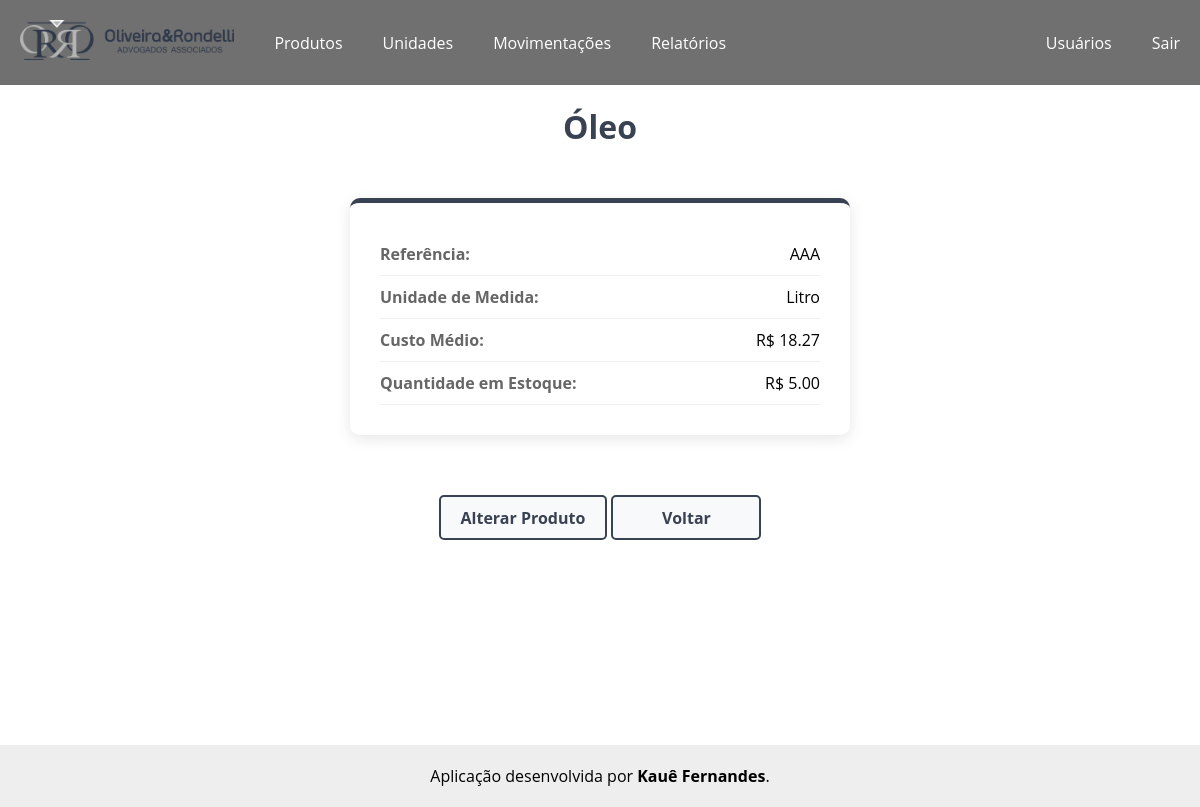
Screenshot of /produtos/produto/1/ (signed in) with the database file from the repository.
### produtos/models.py (models this page shows, shortened)
class Produtos(models.Model):
    pro_referencia = models.CharField('Referência', max_length=20, default='SEM-REF')                                                       # Referência do produto
    pro_descricao = models.TextField('Descrição')                                                                                           # Descrição do produto
    pro_unidade = models.ForeignKey(Unidades, on_delete=models.PROTECT, verbose_name='Unidade', default=1)                                  # Chave estrangeira referenciando a unidade da tabela Unidades
    pro_custo_medio = models.DecimalField('movimentacoes.Movimentacao', decimal_places=2, max_digits=10, default=0)                         # Custo médio
    pro_saldo = models.DecimalField('Saldo', decimal_places=2, max_digits=10, default=0)                                                    # Saldo do produto no estoque
    pro_data_adicionada = models.DateTimeField(auto_now_add=True)                                                                            # Data em que o produto foi adicionado
    pro_data_modificado = models.DateTimeField(auto_now=True)                                                                               # Data em que o produto foi modificado
    def custo_medio(self):
        from movimentacoes.models import Movimentacao
        entradas = Movimentacao.objects.filter(mov_produto=self, mov_tipo='E', mov_custo__gt=0)
        if not entradas.exists():
            return 0
        total_financeiro = 0
        total_quantidade = 0
        for movimentacao in entradas:
            total_financeiro += (movimentacao.mov_quantidade * movimentacao.mov_custo)
            total_quantidade += movimentacao.mov_quantidade
        if total_quantidade > 0:
            return total_financeiro / total_quantidade
        else:
            return 0
    class Meta:
        verbose_name = 'Produto'
        verbose_name_plural = 'Produtos'
        ordering = ['-pro_descricao']

class Unidades(models.Model):
    uni_nome = models.CharField('Nome', max_length=10)                  # Nome da unidade
    uni_sigla = models.CharField('Sigla', max_length=5)                 # Sigla da unidade
    uni_data_adicionada = models.DateTimeField(auto_now_add=True)       # Data em que a unidade foi adicionada
    uni_data_modificado = models.DateTimeField(auto_now=True)           # Data em que a unidade foi modificada
    def __str__(self):
        return self.uni_nome
    class Meta:
        verbose_name = 'Unidade'
        verbose_name_plural = 'Unidades'
        ordering = ['-uni_nome']

### movimentacoes/models.py (models this page shows, shortened)
class Movimentacao(models.Model):
    TIPO_MOVIMENTACAO = [
        ('E', 'Entrada'),
        ('S', 'Saída')
    ]
    mov_produto = models.ForeignKey(Produtos, on_delete=models.PROTECT, related_name='movimentacoes', verbose_name='Produto')   # Chave estrangeira referenciando o produto da tabela Produtos
    mov_usuario = models.ForeignKey(User, on_delete=models.PROTECT, verbose_name='Usuário')                                     # Chave estrangeira referenciando o usuário da tabela Usuários
    mov_quantidade = models.DecimalField('Quantidade relativa à Unidade de Medida', decimal_places=2, max_digits=10)                                     # Quantidade da movimentação
    mov_tipo = models.CharField('Tipo de Movimentação', max_length=1, choices=TIPO_MOVIMENTACAO)                                # Tipo da movimentação
    mov_saldo_movimento = models.IntegerField('Saldo no momento:', editable=False, null=True)                                   # Saldo do produto após movimentação
    mov_custo = models.DecimalField('Valor da Compra', max_digits=10, decimal_places=2, null=True, blank=True)                   # Preço do produto que está entrando
    mov_data_adicionada = models.DateTimeField(auto_now_add=True)                                                               # Data que foi adicionada
    class Meta:
        verbose_name = 'Movimentação'
        verbose_name_plural = 'Movimentações'
        ordering = ['-mov_data_adicionada']

### produtos/views.py (the view)
# urls.py: path('produto/<id>/', views.visualiza_produto, name='produto'),                     # Caminho para a página de um produto específico
@login_required
def visualiza_produto(request, id):
    produto = Produtos.objects.get(id = id)
    context = {'produto': produto}
    return render(request, 'produtos/produto.html', context)

### produtos/templates/produtos/produto.html (shortened to what this page needs)
<!DOCTYPE html>
{% extends "core/base.html" %}
{% load static %}
    {% block extra_css %}
        <link rel="stylesheet" href="{% static 'css/produtos.css' %}">
    {% endblock %}
    {% block content %}
        <h1>{{ produto.pro_descricao }}</h1>
        <div class="dados-produto">
            <div class="info-produto">
                <span class="info-label">Referência:</span>
                <span>{{ produto.pro_referencia }}</span>
            </div>
            <div class="info-produto">
                <span class="info-label">Unidade de Medida:</span>
                <span>{{ produto.pro_unidade }}</span>
            </div>
            <div class="info-produto">
                <span class="info-label">Custo Médio:</span>
                <span>R$ {{ produto.custo_medio|floatformat:2 }}</span>
            </div>
            <div class="info-produto">
                <span class="info-label">Quantidade em Estoque:</span>
                <span>R$ {{ produto.pro_saldo }}</span>
            </div>
        </div>
        <div class="container-botao">
            <a href="{% url 'alterar_produto' produto.id %}"><button class="botao-alterar-produto">Alterar Produto</button></a>
            <a href="{% url 'produtos' %}"><button class="botao-alterar-produto">Voltar</button></a>
        </div>
    {% endblock content %}

### static/css/style1.css (style rules this page uses)
* { margin: 0; padding: 0; box-sizing: border-box; font-family: 'Open Sans', sans-serif; }

### static/css/produtos.css (style rules this page uses)
h1 { text-align: center; color: rgba(56, 66, 82); padding: 0 0 10px 0; }
.dados-produto { background-color: white; border-radius: 10px; box-shadow: 0 4px 15px rgba(0, 0, 0, 0.1); padding: 30px; max-width: 500px; margin: 40px auto; border-top: 5px solid rgba(56, 66, 82); }
.info-produto { display: flex; justify-content: space-between; border-bottom: 1px solid #f0f0f0; padding: 10px 0; }
.info-label { font-weight: bold; color: #666; }
.container-botao { text-align: center; width: 100%; padding: 20px; }
.botao-novo-produto, .botao-alterar-produto, .botao-voltar, .botao-salvar, .botao-pesquisar { display: inline-flex; align-items: center; justify-content: center; height: 45px; min-width: 150px; padding: 0 20px; font-family: inherit; font-size: 16px; font-weight: bold; text-decoration: none; color: rgba(56, 66, 82); background-color: #f8f9fa; border: 2px solid rgba(56, 66, 82); border-radius: 5px; cursor: pointer; transition: all 0.2s; box-sizing: border-box; }

### rows the page displays
Produtos: pro_descricao "Óleo", pro_referencia "AAA", pro_unidade "Litro", custo_medio "18.27", pro_saldo "5.00"
